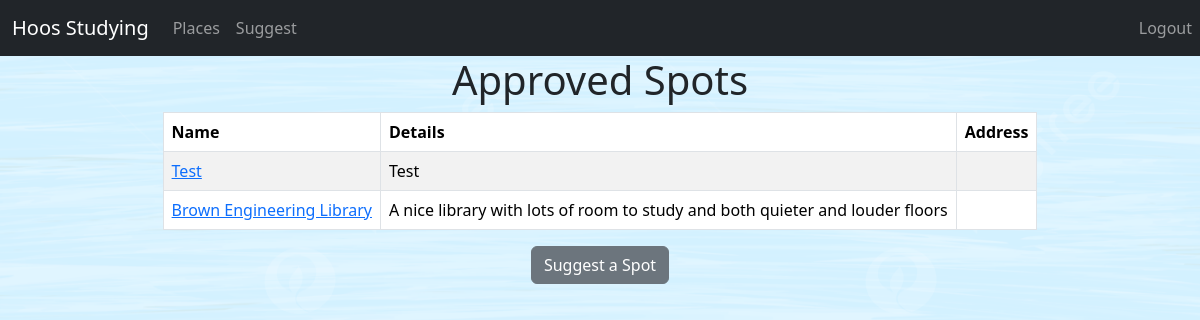
/places/, run on an earlier commit of the app's database.
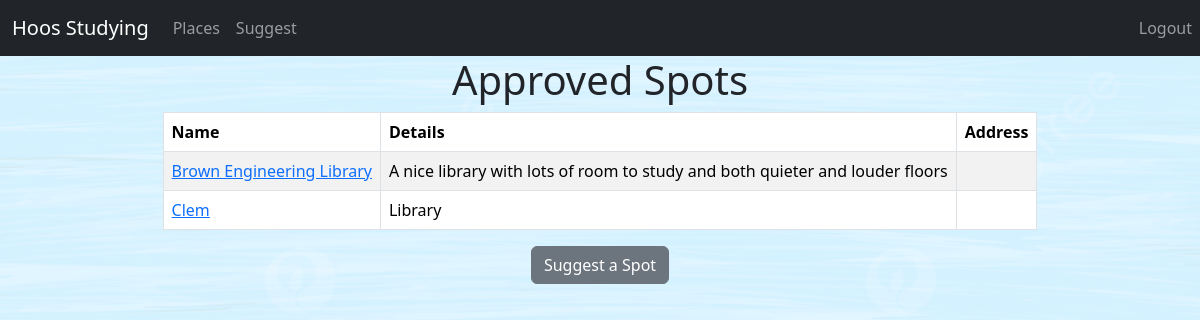
And on a later commit of the database.
### cs3240/models.py (models this page shows, shortened)
class Place(models.Model):
    name = models.CharField(max_length=200)
    details = models.CharField(max_length=700)
    address = map_fields.AddressField(max_length=200)
    admin_approved = models.BooleanField(default=False)
    locations = [("Central Grounds", "central"),
                 ("North Grounds", "north"),
                 ("South Grounds", "south")]
    location = models.CharField(blank=True, choices=locations, max_length=15)

### cs3240/views.py (the view)
# urls.py: path('places/',views.PlacesView.as_view(), name="places"),
class PlacesView(generic.ListView):
    template_name = "places.html"
    context_object_name = "places_list"
    def get_queryset(self):
        return Place.objects.all

### cs3240/templatetags/clean_addr.py (called while the page is built)
@register.filter(is_safe=True)
def clean_addr(to_print):
    return urllib.parse.quote(to_print).replace(' ', '+')

### cs3240/templatetags/short_addr.py (called while the page is built)
@register.filter
def short_addr(address):
    return address.split(',')[0]

### cs3240/templates/places.html (shortened to what this page needs)
{% load socialaccount %}
{% load in_any_groups %}
{% load clean_addr %}
{% load short_addr %}
<html>
    <body>
        <link href="https://cdn.jsdelivr.net/npm/bootstrap@5.3.2/dist/css/bootstrap.min.css" rel="stylesheet">
        <link rel="stylesheet" href="../static/page.css">
        <nav class="navbar navbar-expand-lg navbar-dark bg-dark">
            <div class="container-fluid">
                <a class="navbar-brand" href="{% url 'home' %}">Hoos Studying</a>
                <div class="collapse navbar-collapse" id="navbarNav">
                <ul class="navbar-nav">
                    <li class="nav-item">
                        <a class="nav-link"  href="{% url 'places' %}">Places</a>
                    </li>
                    <li class="nav-item">
                    <a class="nav-link" href="{% url 'suggest' %}">Suggest</a>
                    </li>
                </ul>
                </div>
            </div>
                <ul class="nav navbar-nav navbar-right">
                    <li class="nav-item">
                        <a   class="nav-link" href="{% url 'logout' %}">Logout</a>
                    </li>
                </ul>
            </nav>
        <div>
            <div class="container">
            <center>
            <h1>Approved Spots</h1>
        <table class="table table-bordered table-striped table-hover">
            <thead>
                <tr>
                <th scope="col">Name</th>
                <th scope="col">Details</th>
                <th scope="col">Address</th>
                </tr>
            </thead>
            <tbody>
                    {% for place in places_list %}
                    {% if place.admin_approved %}
                    <tr>
                        <td><a href = "/places/{{place.id}}"> {{ place.name }} </a></td>
                        <td>
                            {{ place.details }}
                        </td>
                        <td> <a href="https://www.google.com/maps/search/?api=1&query={{ place.address|clean_addr }}" target="_blank" > {{ place.address|short_addr }}</a></td>
                        </tr>
                    {% endif %}
                    {% endfor %}
            </tbody>
        </table>
        <a href = "{% url 'suggest' %}">
            <button class='btn btn-secondary'>Suggest a Spot</button>
        </a>
        </div>
    </div>
    </body>
</html>

What changed in the data, as far as the page shows it:
no longer on this page (row edited): Place: name "Test", details "Test"
now on this page (row edited): Place: name "Clem", details "Library"
